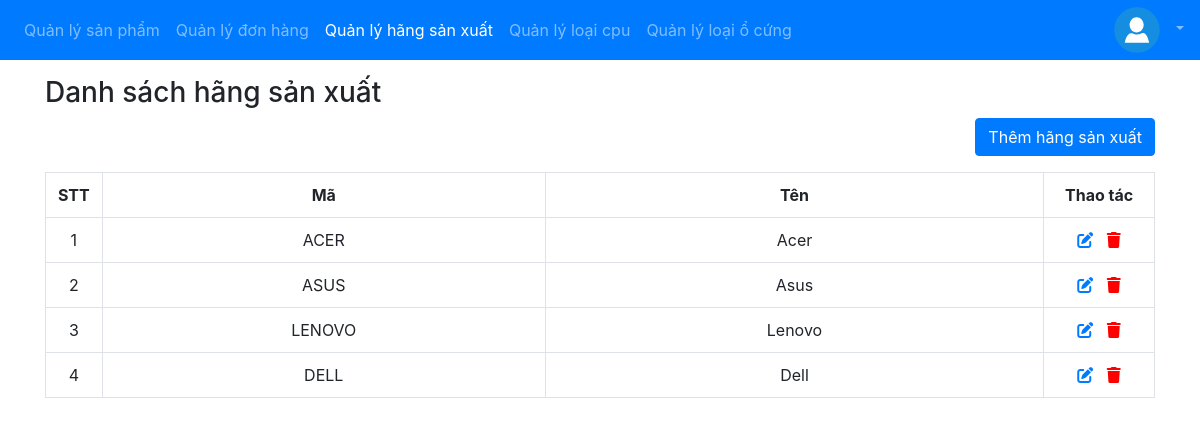
/staff/manufacturer_list (signed in), run on an earlier commit of the app's database.
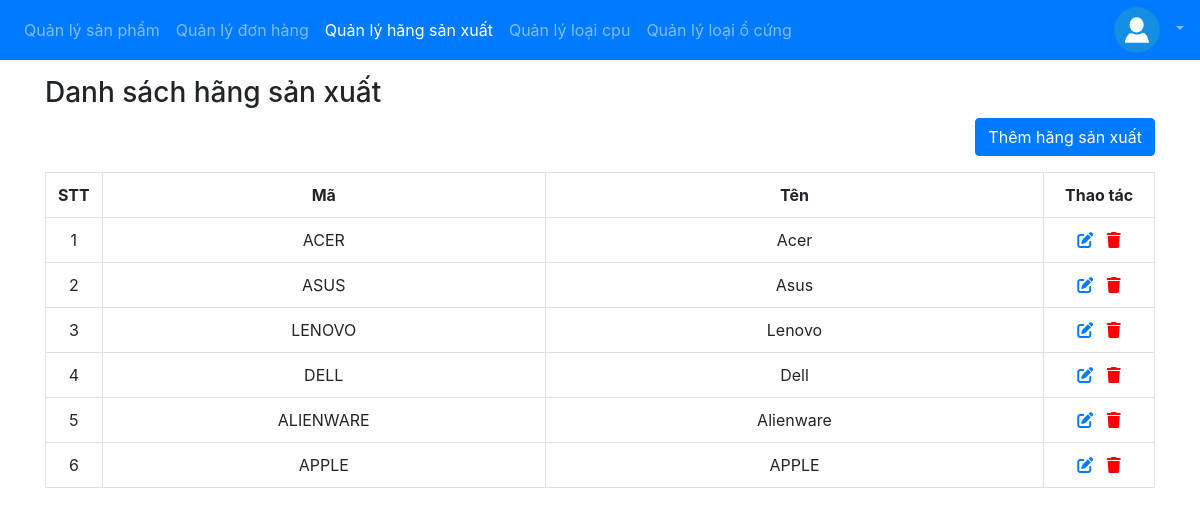
And on a later commit of the database.
### app/models.py (models this page shows, shortened)
class Manufacturer(models.Model):
    code = models.CharField(max_length=30, verbose_name='Mã', unique=True)
    name = models.CharField(max_length=30, verbose_name='Tên')

### app/views_staff.py (the view)
# urls.py: path('staff/manufacturer_list', views_staff.listManufacturer, name='manufacturer-list'),
@login_required
def listManufacturer(request):
    manufacturers = Manufacturer.objects.all()
    return render(request, 'staff/manufacturer/list.html', {'manufacturers': manufacturers})

### app/templates/staff/manufacturer/list.html (shortened to what this page needs)
{% extends 'staff/base.html' %}
{% block navbar %}
{% with page=2 %}
{{ block.super }}
{% endwith %}
{% endblock %}
{% block content %}
  <div class="container pt-3">
      <h3>Danh sách hãng sản xuất</h3>
      <div class="text-right mb-3">
        <a href='{% url "manufacturer-create" %}' class="btn btn-primary">Thêm hãng sản xuất</a>
      </div>
      {%if manufacturers %}
      <table class="table table-bordered">
        <tr>
          <th style="width:5%" class="text-center">STT</th>
          <th style="width:40%" class="text-center">Mã</th>
          <th style="width:45%" class="text-center">Tên</th>
          <th style="width:10%" class="text-center">Thao tác</th>
        </tr>
        {% for m in manufacturers %}
          <tr>
            <td class="text-center">{{ forloop.counter }}</td>
            <td class="text-center">{{ m.code }}</td>
            <td class="text-center">{{ m.name }}</td>
            <td class="text-center">
              <a title="Chỉnh sửa" href='{% url "manufacturer-update" m.id %}'><i class="fas fa-edit"></i></a> &nbsp;
              <a title="Xóa" style="color:red" href='#' onclick="confirmDelete(this)" url='{% url "manufacturer-delete" m.id %}'>
                <i class="fas fa-trash"></i>
              </a>
            </td>
          </tr>
        {% endfor %}
      </table>
    {% else %}
      <p>Không có dữ liệu</p>
    {% endif %}
  </div>
{% endblock %}

What changed in the data, as far as the page shows it:
added Manufacturer: code "ALIENWARE", name "Alienware"
added Manufacturer: code "APPLE", name "APPLE"
